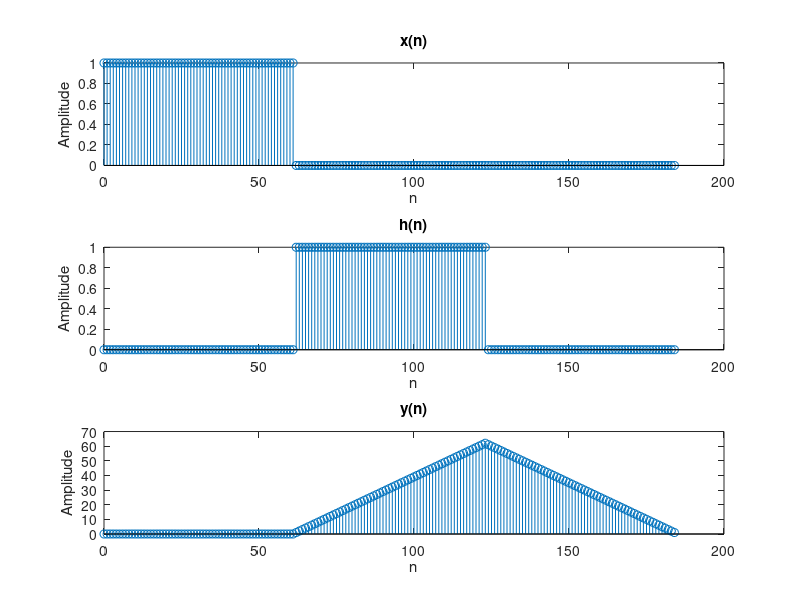

Reproduce this figure in MATLAB.
% Set the group number G.
G = 51;

% Define the range for n to cover all non-zero parts of x(n), h(n), and y(n).
% N_max is set to 3*G + 31 to ensure it includes all relevant indices.
N_max = 3*G + 31;
n = 0:N_max; % Create a vector n from 0 to N_max
L = length(n); % L is the total length of the vector n

% Define the input signal x(n): 1 for 0 <= n <= G + 10, 0 otherwise
x = zeros(1, L); % Initialize x as a vector of zeros with length L
x((n >= 0) & (n <= G + 10)) = 1; % Set x(n) = 1 for n in [0, G+10]

% Define the impulse response h(n) = x(n - G - 11): 1 for G + 11 <= n <= 2*G + 21, 0 otherwise
h = zeros(1, L); % Initialize h as a vector of zeros with length L
h((n >= G + 11) & (n <= 2*G + 21)) = 1; % Set h(n) = 1 for n in [G+11, 2*G+21]

% Compute the output y(n) using manual convolution.
% Since x(n) and h(n) are binary (0 or 1), y(n) is the number of k where x(k) = 1 and h(n - k) = 1.
y = zeros(1, L); % Initialize y as a vector of zeros with length L
for i = 1:L
    % For each i (corresponding to n = i - 1), find the range of k where x(k) = 1 and h(i - k) = 1
    % x(k) = 1 for 0 <= k <= G + 10, so k ranges from 1 to G + 11 in 1-based indexing
    % h(i - k) = 1 for G + 11 <= i - k <= 2*G + 21, so k <= i - (G + 11) and k >= i - (2*G + 21)
    low = max(1, i - (2*G + 21)); % Lower bound of k where h(i - k) could be 1
    high = min(G + 11, i - (G + 11)); % Upper bound of k where x(k) could be 1
    if high >= low
        y(i) = high - low + 1; % Number of overlapping k where both x(k) and h(i - k) are 1
    else
        y(i) = 0; % No overlap, so y(i) = 0
    end
end

% Plot the signals x(n), h(n), and y(n) using subplot and stem commands
figure; % Create a new figure for plotting
subplot(3,1,1); % First subplot: x(n)
stem(n, x); % Use stem to plot discrete-time signal x(n)
title('x(n)'); % Title of the plot
xlabel('n'); % Label for x-axis
ylabel('Amplitude'); % Label for y-axis

subplot(3,1,2); % Second subplot: h(n)
stem(n, h); % Use stem to plot discrete-time signal h(n)
title('h(n)'); % Title of the plot
xlabel('n'); % Label for x-axis
ylabel('Amplitude'); % Label for y-axis

subplot(3,1,3); % Third subplot: y(n)
stem(n, y); % Use stem to plot discrete-time signal y(n)
title('y(n)'); % Title of the plot
xlabel('n'); % Label for x-axis
ylabel('Amplitude'); % Label for y-axis